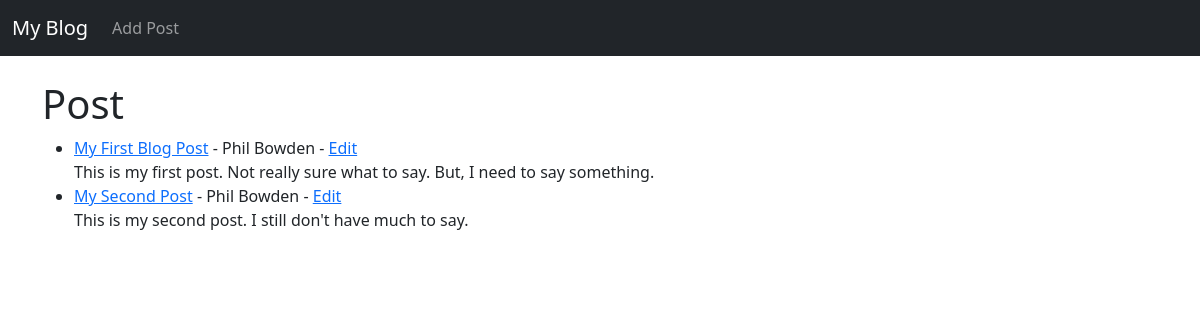
/, run on an earlier commit of the app's database.
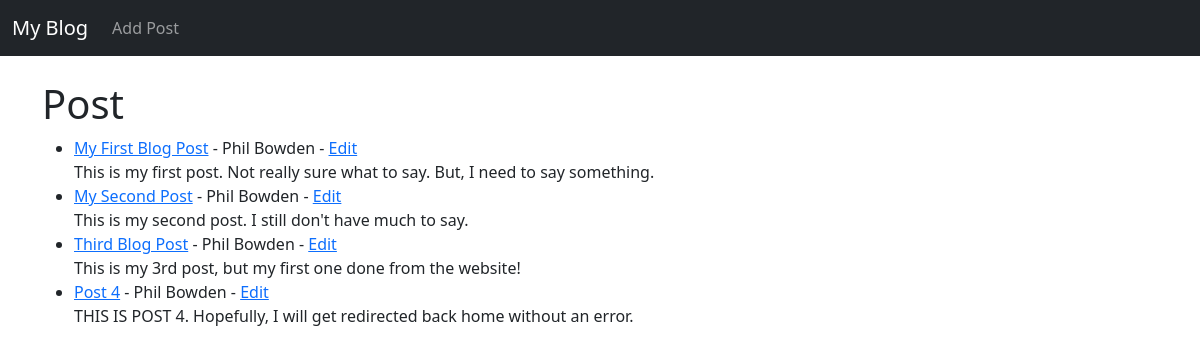
And on a later commit of the database.
### blogoramma/models.py (models this page shows, shortened)
class Post(models.Model):
	title = models.CharField(max_length = 255)
	title_tag = models.CharField(max_length = 255)
	author = models.ForeignKey(User, on_delete=models.CASCADE)
	body = models.TextField()

### blogoramma/views.py (the view)
# urls.py: path('', HomeView.as_view(), name="home"),
class HomeView(ListView):
    model = Post
    template_name = 'home.html'

### blogoramma/templates/home.html
{% extends 'base.html' %}
{% block content %}
<h1>Post</h1>
<ul>
{% for post in object_list %}
	<li><a href="{% url 'article-detail' post.pk %}">
	{{post.title }}</a> - {{ post.author.first_name }}
	{{ post.author.last_name }} - <a href="{% url 'update_post' post.pk %}">Edit</a> <br/>
	{{ post.body }}</li>
{% endfor %}
</ul>
{% endblock %}

What changed in the data, as far as the page shows it:
added Post: title "Third Blog Post", author.first_name "Phil", author.last_name "Bowden", body "This is my 3rd post, but my first one done from the website!"
added Post: title "Post 4", author.first_name "Phil", author.last_name "Bowden", body "THIS IS POST 4. Hopefully, I will get redirected back home without an error."
